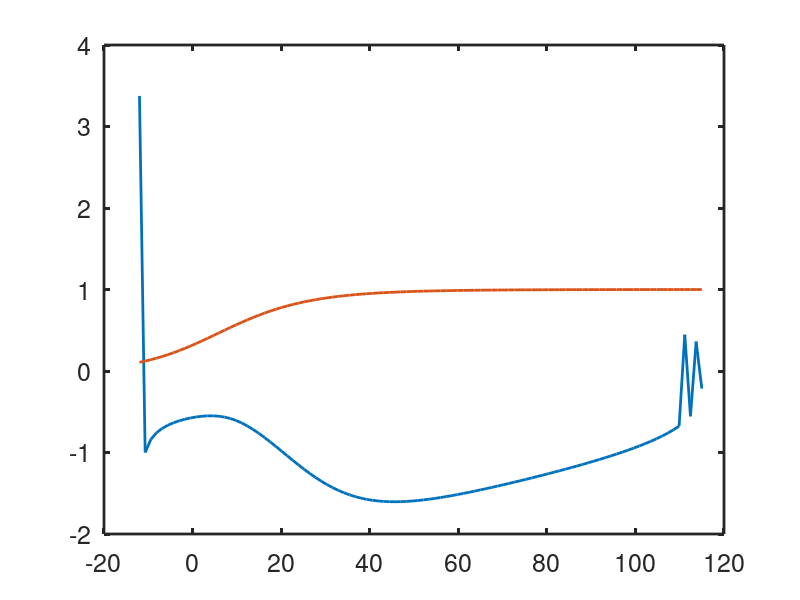

Recreate this plot in MATLAB.

function hh_fast_slow
clear all
close all
clc
set(0,                           ...
   'defaultaxesfontsize', 18,   ...
   'defaultaxeslinewidth', 2.0, ...
   'defaultlinelinewidth', 2.0); 


global Iapp gna gk gl vna vk vl  
global dumv

Iapp=40.0;
gna=120.0; gk=36.0; gl=0.3;
vna=115.0; vk=-12.0; vl=10.6; cm=1.0;

vlist = linspace(vk+0.01,vna-0.01,100)
[n0 nbar]=get_nullclines(vlist);
figure(1)

plot(vlist,n0,vlist,nbar)
output=[vlist' n0' nbar'];
save fastslow.dat output -ascii
end

%%
function [n ,nbar]=get_nullclines(vlist)
global Iapp gna gk gl vna vk vl  
global dumv
n0=0;  % initial guess for the solver

for i=1:length(vlist)
    dumv=vlist(i);
    
    n(i)=fminsearch(@nullcline,n0); % this uses a Matlab routine to find the minimum of a function
    n0=n(i);
    alphan=0.01*(10.0-dumv)./(exp((10.0-dumv)/10.0)-1.0);
    betan=0.125*exp(-(dumv)/19.7);
    nbar(i)=alphan/(alphan+betan);
end

end

%%
function out=nullcline(n)
global Iapp gna gk gl vna vk vl  
global dumv

alpham=0.1*(25.0-dumv)/(exp((25.0-dumv)/10.0)-1.0);
betam=4.0*exp(-(dumv)/18.0);
m=alpham/(alpham + betam);

out=((n^4)*gk*(dumv-vk) + gna*(m^3)*(0.8-n)*(dumv-vna) + gl*(dumv-vl) - Iapp)^2;
end
